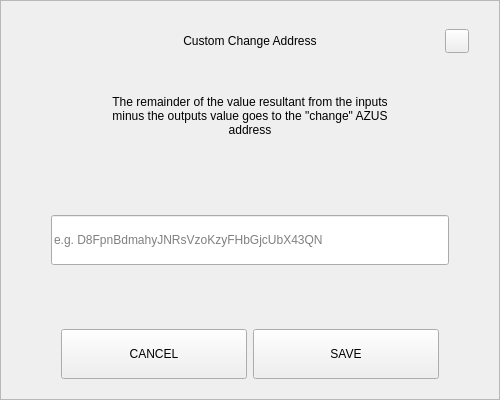
<?xml version="1.0" encoding="UTF-8"?>
<ui version="4.0">
 <class>SendChangeAddressDialog</class>
 <widget class="QDialog" name="SendChangeAddressDialog">
  <property name="geometry">
   <rect>
    <x>0</x>
    <y>0</y>
    <width>500</width>
    <height>400</height>
   </rect>
  </property>
  <property name="windowTitle">
   <string>Dialog</string>
  </property>
  <layout class="QVBoxLayout" name="verticalLayout">
   <property name="spacing">
    <number>0</number>
   </property>
   <property name="leftMargin">
    <number>0</number>
   </property>
   <property name="topMargin">
    <number>0</number>
   </property>
   <property name="rightMargin">
    <number>0</number>
   </property>
   <property name="bottomMargin">
    <number>0</number>
   </property>
   <item>
    <widget class="QFrame" name="frame">
     <property name="styleSheet">
      <string notr="true"/>
     </property>
     <property name="frameShape">
      <enum>QFrame::StyledPanel</enum>
     </property>
     <property name="frameShadow">
      <enum>QFrame::Raised</enum>
     </property>
     <layout class="QVBoxLayout" name="verticalLayout_2" stretch="0,0,0,0,0,0,0">
      <property name="spacing">
       <number>0</number>
      </property>
      <property name="leftMargin">
       <number>30</number>
      </property>
      <property name="topMargin">
       <number>20</number>
      </property>
      <property name="rightMargin">
       <number>30</number>
      </property>
      <property name="bottomMargin">
       <number>20</number>
      </property>
      <item>
       <layout class="QHBoxLayout" name="horizontalLayout_3">
        <property name="spacing">
         <number>0</number>
        </property>
        <item>
         <spacer name="horizontalSpacer_2">
          <property name="orientation">
           <enum>Qt::Horizontal</enum>
          </property>
          <property name="sizeHint" stdset="0">
           <size>
            <width>40</width>
            <height>20</height>
           </size>
          </property>
         </spacer>
        </item>
        <item>
         <widget class="QLabel" name="labelTitle">
          <property name="minimumSize">
           <size>
            <width>0</width>
            <height>40</height>
           </size>
          </property>
          <property name="maximumSize">
           <size>
            <width>16777215</width>
            <height>40</height>
           </size>
          </property>
          <property name="styleSheet">
           <string notr="true">padding-left:24px;</string>
          </property>
          <property name="text">
           <string>Custom Change Address</string>
          </property>
          <property name="alignment">
           <set>Qt::AlignCenter</set>
          </property>
          <property name="margin">
           <number>7</number>
          </property>
         </widget>
        </item>
        <item>
         <spacer name="horizontalSpacer">
          <property name="orientation">
           <enum>Qt::Horizontal</enum>
          </property>
          <property name="sizeHint" stdset="0">
           <size>
            <width>40</width>
            <height>20</height>
           </size>
          </property>
         </spacer>
        </item>
        <item>
         <widget class="QPushButton" name="btnEsc">
          <property name="minimumSize">
           <size>
            <width>24</width>
            <height>24</height>
           </size>
          </property>
          <property name="maximumSize">
           <size>
            <width>24</width>
            <height>24</height>
           </size>
          </property>
          <property name="focusPolicy">
           <enum>Qt::NoFocus</enum>
          </property>
          <property name="text">
           <string/>
          </property>
         </widget>
        </item>
       </layout>
      </item>
      <item>
       <spacer name="verticalSpacer_2">
        <property name="orientation">
         <enum>Qt::Vertical</enum>
        </property>
        <property name="sizeType">
         <enum>QSizePolicy::Fixed</enum>
        </property>
        <property name="sizeHint" stdset="0">
         <size>
          <width>20</width>
          <height>20</height>
         </size>
        </property>
       </spacer>
      </item>
      <item alignment="Qt::AlignHCenter">
       <widget class="QLabel" name="labelMessage">
        <property name="minimumSize">
         <size>
          <width>0</width>
          <height>70</height>
         </size>
        </property>
        <property name="text">
         <string>The remainder of the value resultant from the inputs minus the outputs value goes to the &quot;change&quot; AZUS address</string>
        </property>
        <property name="alignment">
         <set>Qt::AlignCenter</set>
        </property>
        <property name="wordWrap">
         <bool>true</bool>
        </property>
       </widget>
      </item>
      <item>
       <spacer name="verticalSpacer_3">
        <property name="orientation">
         <enum>Qt::Vertical</enum>
        </property>
        <property name="sizeHint" stdset="0">
         <size>
          <width>20</width>
          <height>40</height>
         </size>
        </property>
       </spacer>
      </item>
      <item>
       <layout class="QHBoxLayout" name="horizontalLayout_2">
        <property name="spacing">
         <number>0</number>
        </property>
        <property name="leftMargin">
         <number>20</number>
        </property>
        <property name="rightMargin">
         <number>20</number>
        </property>
        <item>
         <widget class="QLineEdit" name="lineEditAddress">
          <property name="minimumSize">
           <size>
            <width>0</width>
            <height>50</height>
           </size>
          </property>
          <property name="placeholderText">
           <string notr="true">e.g. D8FpnBdmahyJNRsVzoKzyFHbGjcUbX43QN</string>
          </property>
         </widget>
        </item>
       </layout>
      </item>
      <item>
       <spacer name="verticalSpacer">
        <property name="orientation">
         <enum>Qt::Vertical</enum>
        </property>
        <property name="sizeHint" stdset="0">
         <size>
          <width>20</width>
          <height>40</height>
         </size>
        </property>
       </spacer>
      </item>
      <item>
       <layout class="QHBoxLayout" name="horizontalLayout" stretch="2,2">
        <property name="spacing">
         <number>6</number>
        </property>
        <property name="leftMargin">
         <number>30</number>
        </property>
        <property name="rightMargin">
         <number>30</number>
        </property>
        <item>
         <widget class="QPushButton" name="btnCancel">
          <property name="minimumSize">
           <size>
            <width>180</width>
            <height>50</height>
           </size>
          </property>
          <property name="focusPolicy">
           <enum>Qt::NoFocus</enum>
          </property>
          <property name="text">
           <string>CANCEL</string>
          </property>
         </widget>
        </item>
        <item>
         <widget class="QPushButton" name="btnSave">
          <property name="minimumSize">
           <size>
            <width>180</width>
            <height>50</height>
           </size>
          </property>
          <property name="focusPolicy">
           <enum>Qt::NoFocus</enum>
          </property>
          <property name="text">
           <string>SAVE</string>
          </property>
         </widget>
        </item>
       </layout>
      </item>
     </layout>
    </widget>
   </item>
  </layout>
 </widget>
 <resources/>
 <connections/>
</ui>
